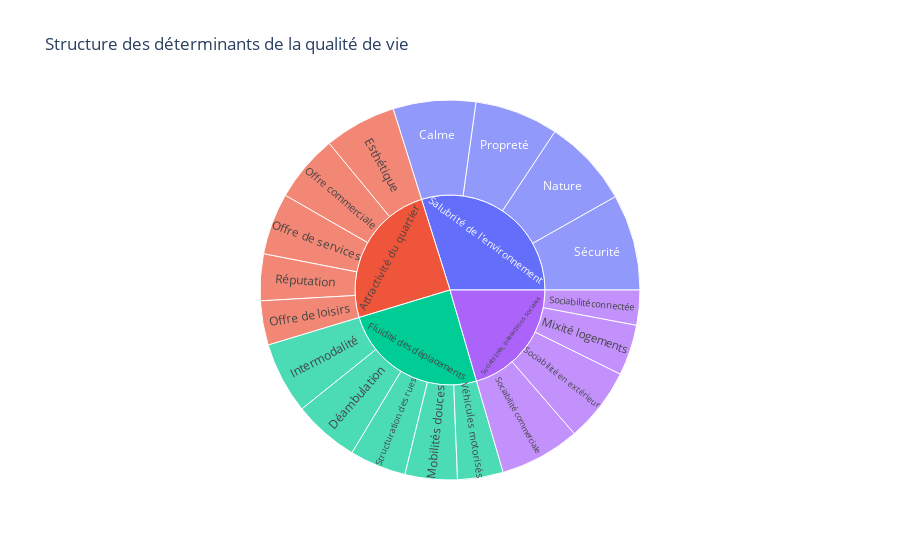

Write notebook code for a chart like this one.
### Code cell
import plotly.express as px

fig = px.sunburst(
    final_table,
    path=['Bloc', 'Sous-critère'],
    values='Poids final (%)',
    title="Structure des déterminants de la qualité de vie"
)

fig.show()

### Figure 1 — Plotly figure (JSON) as saved in the notebook; plotly's stock layout.template omitted (floating-point values rounded to 4 significant figures)
{"data": [{"branchvalues": "total", "domain": {"x": [0, 1], "y": [0, 1]}, "hovertemplate": "labels=%{label}<br>Poids final (%)=%{value}<br>parent=%{parent}<br>id=%{id}<extra></extra>", "ids": ["Attractivité du quartier/Esthétique", "Attractivité du quartier/Offre commerciale", "Attractivité du quartier/Offre de services", "Attractivité du quartier/Offre de loisirs", "Attractivité du quartier/Réputation", "Sociabilités, interactions sociales/Sociabilité en extérieur", "Sociabilités, interactions sociales/Sociabilité commerciale", "Sociabilités, interactions sociales/Mixité logements", "Sociabilités, interactions sociales/Sociabilité connectée", "Fluidité des déplacements/Structuration des rues", "Fluidité des déplacements/Intermodalité", "Fluidité des déplacements/Déambulation", "Fluidité des déplacements/Mobilités douces", "Fluidité des déplacements/Véhicules motorisés", "Salubrité de l’environnement/Propreté", "Salubrité de l’environnement/Calme", "Salubrité de l’environnement/Nature", "Salubrité de l’environnement/Sécurité", "Attractivité du quartier", "Sociabilités, interactions sociales", "Fluidité des déplacements", "Salubrité de l’environnement"], "labels": ["Esthétique", "Offre commerciale", "Offre de services", "Offre de loisirs", "Réputation", "Sociabilité en extérieur", "Sociabilité commerciale", "Mixité logements", "Sociabilité connectée", "Structuration des rues", "Intermodalité", "Déambulation", "Mobilités douces", "Véhicules motorisés", "Propreté", "Calme", "Nature", "Sécurité", "Attractivité du quartier", "Sociabilités, interactions sociales", "Fluidité des déplacements", "Salubrité de l’environnement"], "name": "", "parents": ["Attractivité du quartier", "Attractivité du quartier", "Attractivité du quartier", "Attractivité du quartier", "Attractivité du quartier", "Sociabilités, interactions sociales", "Sociabilités, interactions sociales", "Sociabilités, interactions sociales", "Sociabilités, interactions sociales", "Fluidité des déplacements", "Fluidité des déplacements", "Fluidité des déplacements", "Fluidité des déplacements", "Fluidité des déplacements", "Salubrité de l’environnement", "Salubrité de l’environnement", "Salubrité de l’environnement", "Salubrité de l’environnement", "", "", "", ""], "type": "sunburst", "values": [6.13, 5.729, 5.248, 3.766, 3.966, 6.343, 6.839, 4.328, 2.973, 4.807, 6.089, 5.609, 4.447, 3.886, 7.123, 7.027, 7.508, 8.182, 24.84, 20.48, 24.84, 29.84]}], "layout": {"legend": {"tracegroupgap": 0}, "title": {"text": "Structure des déterminants de la qualité de vie"}}}
